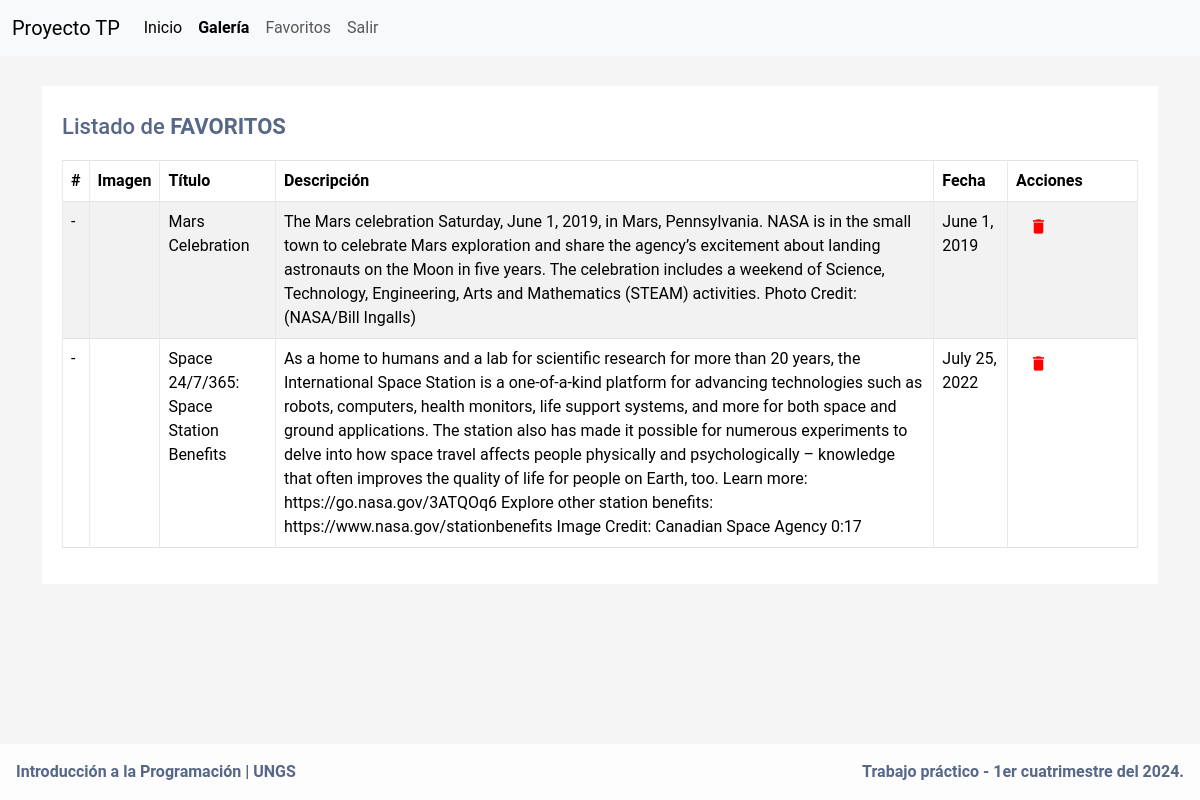
Before: /favourites/ (signed in) with the older database file.
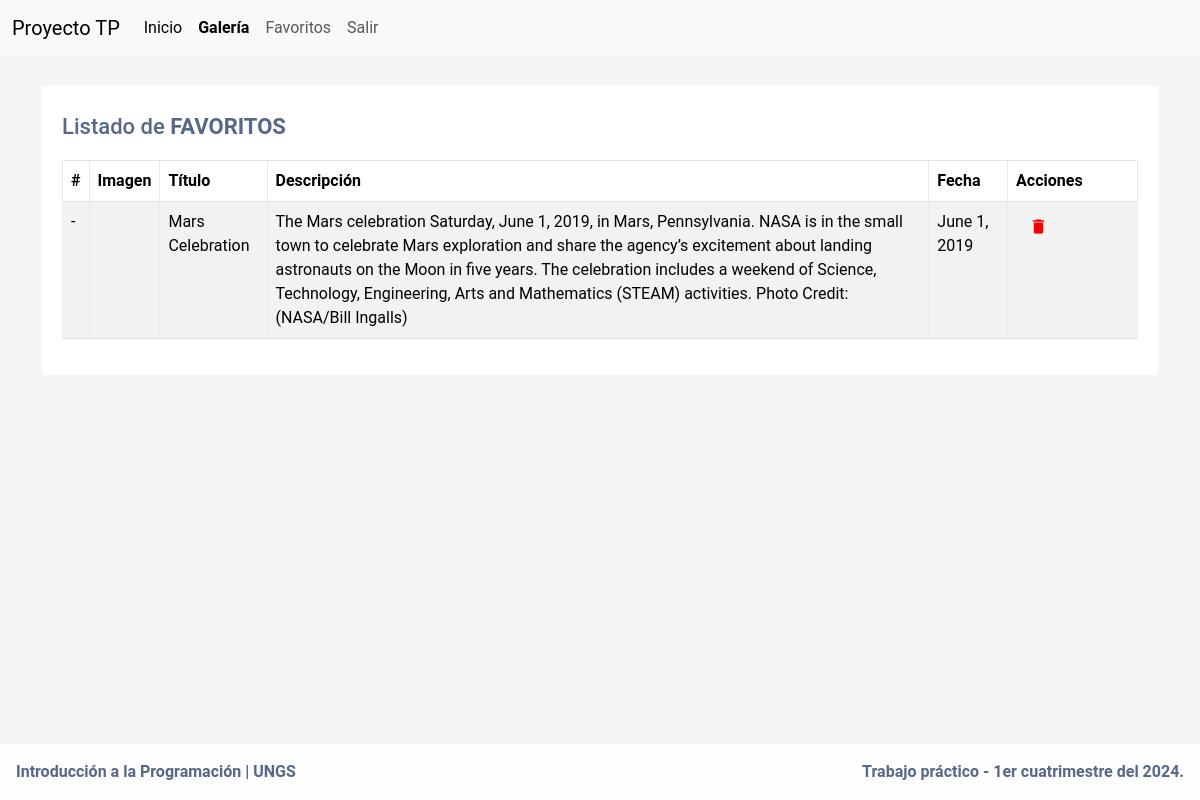
After: the same page with the newer database file.
### nasa_image_gallery/models.py (models this page shows)
class Favourite(models.Model):
    title = models.CharField(max_length=200)
    description = models.TextField()
    image_url = models.TextField()
    date = models.DateField()
    user = models.ForeignKey(settings.AUTH_USER_MODEL, on_delete=models.CASCADE) # asociamos el favorito con el usuario en cuestión.
    class Meta:
        unique_together = ('user', 'title', 'description', 'image_url', 'date')

### nasa_image_gallery/views.py (the view)
# urls.py: path('favourites/', views.getAllFavouritesByUser, name='favoritos'),
@login_required
def getAllFavouritesByUser(request):
    favourite_list = Favourite.objects.filter(user=request.user)
    return render(request, 'favourites.html', {'favourite_list': favourite_list})

### main/context_processors.py (called while the page is built)
def version(request):
    return {'VERSION': config.VERSION}

### nasa_image_gallery/templates/favourites.html (shortened to what this page needs)
{% extends 'header.html' %} {% block content %}
<div class="container-xl">
    <div class="table-responsive">
        <div class="table-wrapper">
            <div class="table-title">
                <div class="row">
                    <div class="col-sm-8">
                        <h2>Listado de <strong>FAVORITOS</strong></h2>
                    </div>
                </div>
            </div>
            <table class="table table-striped table-hover table-bordered">
                <thead>
                    <tr>
                        <th>#</th>
                        <th>Imagen</th>
                        <th>Título </th>
                        <th>Descripción</th>
                        <th>Fecha </th>
                        <th>Acciones</th>
                    </tr>
                </thead>
                <tbody>
                    {% for favorito in favourite_list %}
                    <tr>
                        <td>-</td>
                        <td><img src="{{ favorito.image_url }}" alt="" style="max-width: 200px; max-height: 200px;"></td>
                        <td>{{ favorito.title }}</td>
                        <td>{{ favorito.description }}</td>
                        <td>{{ favorito.date }}</td>
                        <td>
                            <form method="post" action="{% url 'borrar-favorito' %}">
                                <button type="submit" class="btn" style="color:red"><i class="material-icons">&#xE872;</i></button>
                            </form>
                        </td>
                    </tr>
                    {% endfor %}
                </tbody>
            </table>
        </div>
    </div>
</div>
{% endblock %}

Changed rows visible on the page:
removed Favourite: title "Space 24/7/365: Space Station Benefits", description "As a home to humans and a lab for scientific research for more than 20 years, the International Space Station is a one-of-a-kind platform for advancing technologies such as robots, computers, health monitors, life support systems, and more for both space and ground applications. The station also has made it possible for numerous experiments to delve into how space travel affects people physically and psychologically – knowledge that often improves the quality of life for people on Earth, too. Learn more: https://go.nasa.gov/3ATQOq6 Explore other station benefits: https://www.nasa.gov/stationbenefits Image Credit: Canadian Space Agency 0:17", date "July 25, 2022"
